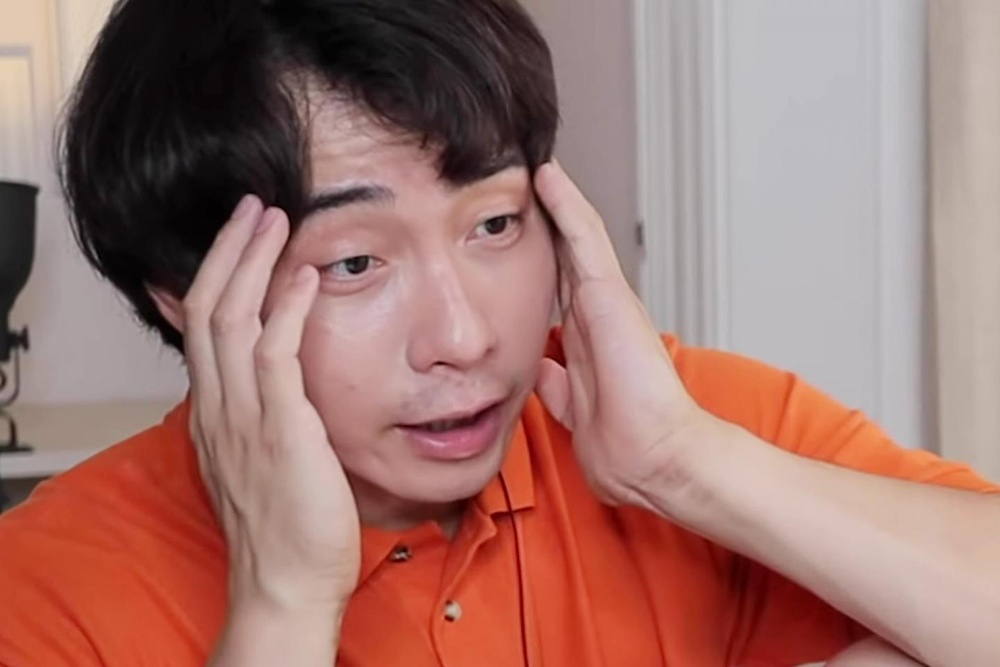
#> input picture hw1/Hw1_Q36081575_顏領呈_V1/Uncle_Roger.jpg, 1000 x 667 px, shrunk from 1440 x 960 before the run
$ python Hw1_01.py
#> lines starting #> are read from the running program, lines starting #| are printed output that depends on the picture
import numpy as np
import pandas as pd
import matplotlib.pyplot as plt
from mpl_toolkits.mplot3d import Axes3D
from matplotlib import cm
from matplotlib import colors
import cv2
import argparse
print("\n")

'''
Q1
'''
print("--------Q1's Answer--------")
#Q1.1
print("Q1.1-Load Image File Answer: ")
print("Show the height and width of the image in console mode.")
img = cv2.imread("Uncle_Roger.jpg")
#> img is the input picture: shape (667, 1000, 3); mean B, G, R 110.4, 117.2, 158.9
cv2.imshow("My image", img)
height, width = img.shape[:2]
#> height = 667; width = 1000
print("height =", height, "width =", width)
#| height = 667 width = 1000
cv2.waitKey(0)
cv2.destroyAllWindows()

#Q1.2
print("Q1.2-Color Separation Answer: ")
print("One by one to show result images.")
img = cv2.imread("Flower.jpg")
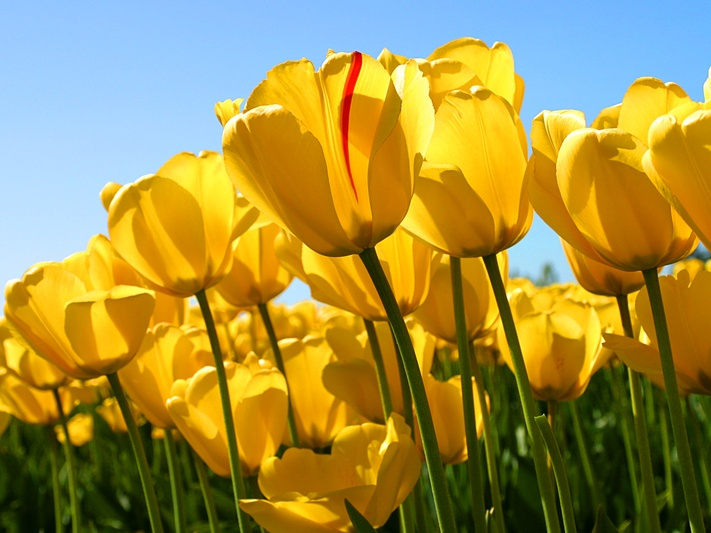
#> input picture hw1/Hw1_Q36081575_顏領呈_V1/Flower.jpg, 711 x 533 px, shrunk from 1024 x 768 before the run
#> img is the input picture: shape (533, 711, 3); mean B, G, R 67.6, 143.3, 161.1
img_rgb = cv2.cvtColor(img, cv2.COLOR_BGR2RGB)
blue = img_rgb.copy()
blue[:, :, 1] = 0
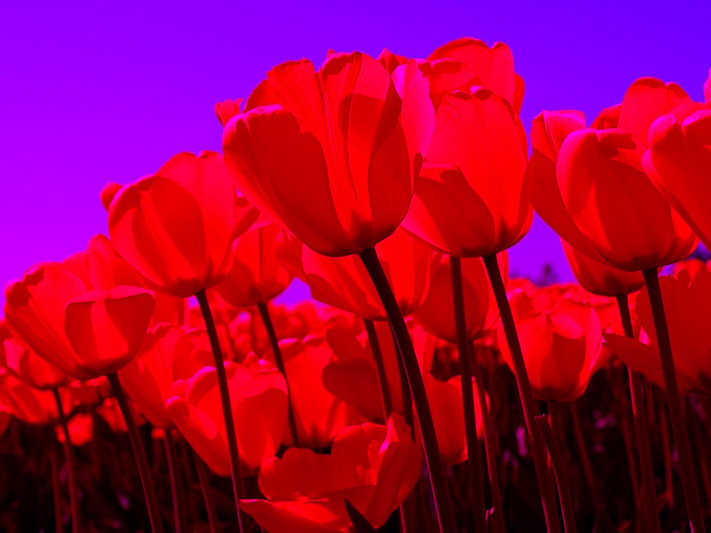
#> blue: shape (533, 711, 3); mean R, G, B 161.1, 0, 67.6
blue[:, :, 2] = 0
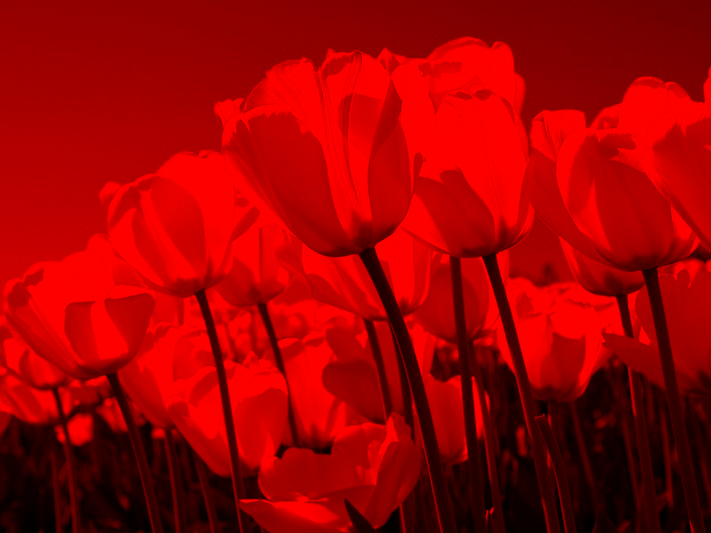
#> blue: shape (533, 711, 3); mean R, G, B 161.1, 0, 0
cv2.imshow("My image", blue)
cv2.waitKey(0)
cv2.destroyAllWindows()
green = img_rgb.copy()
green[:, :, 0] = 0
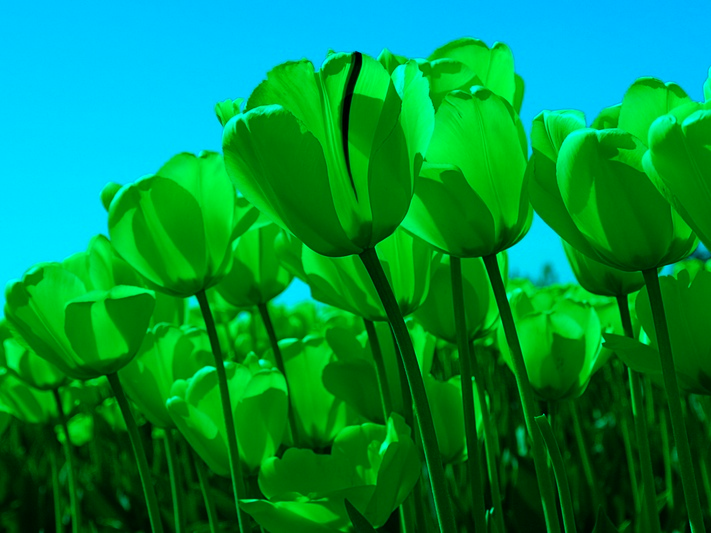
#> green: shape (533, 711, 3); mean R, G, B 0, 143.3, 67.6
green[:, :, 2] = 0
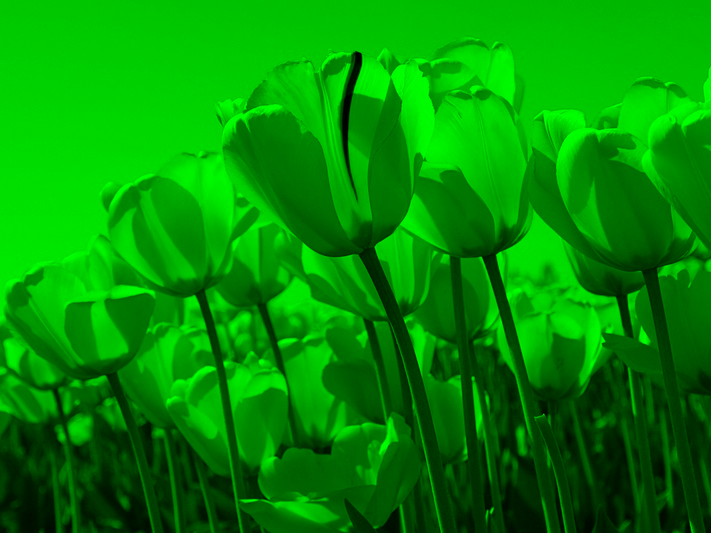
#> green: shape (533, 711, 3); mean R, G, B 0, 143.3, 0
cv2.imshow("My image", green)
cv2.waitKey(0)
cv2.destroyAllWindows()
red = img_rgb.copy()
red[:, :, 0] = 0
red[:, :, 1] = 0
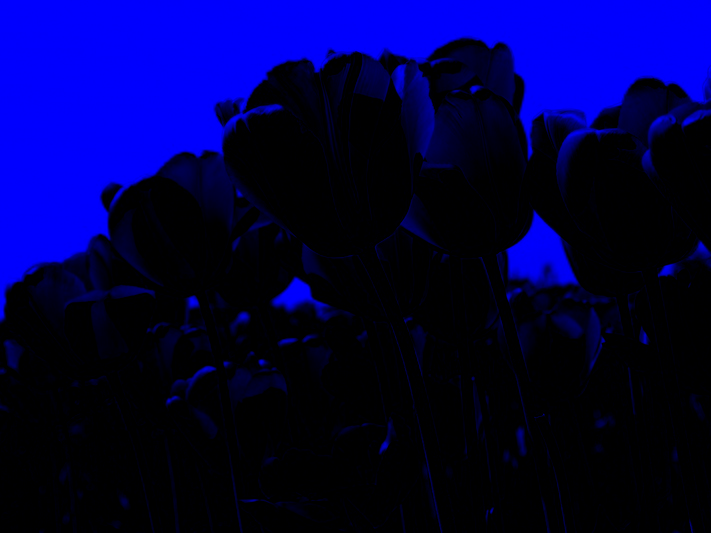
#> red: shape (533, 711, 3); mean R, G, B 0, 0, 67.6
cv2.imshow("My image", red)
cv2.waitKey(0)
cv2.destroyAllWindows()

#Q1.3
print("Q1.3-Image Flipping Answer: ")
print("Flip the image and open a new window to show the result.")
img = cv2.imread("Uncle_Roger.jpg")
flippedImg = cv2.flip(img, 1)
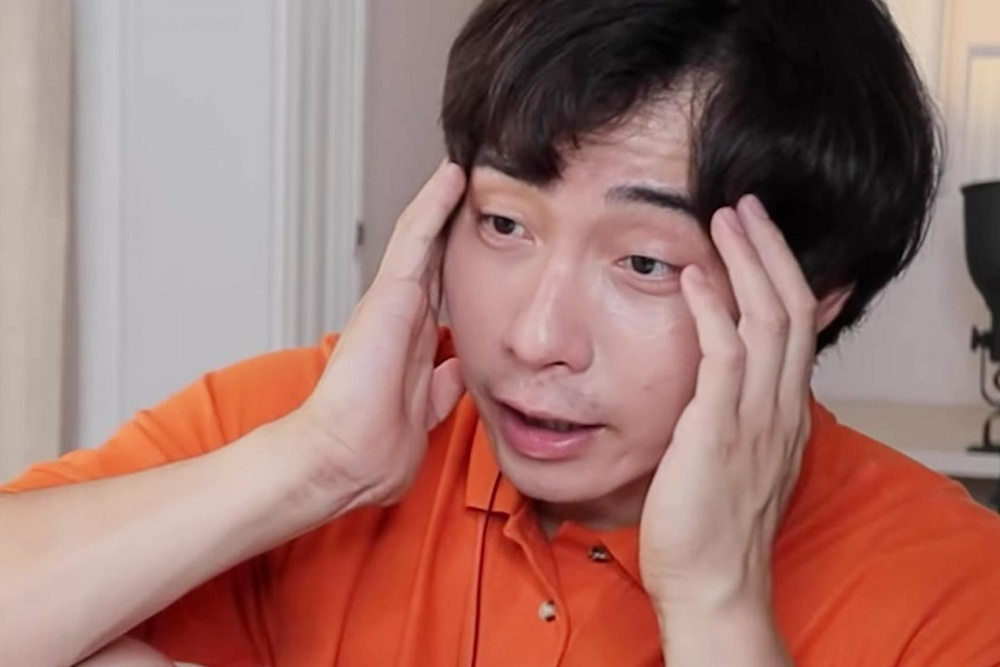
#> flippedImg: shape (667, 1000, 3); mean B, G, R 110.4, 117.2, 158.9
cv2.imshow("My image", flippedImg)
cv2.waitKey(0)

#Q1.4
print("Q1.4-Blending Answer: ")
print("Use Trackbar to change the weights and show the result in the new window.")
img1 = cv2.imread("Uncle_Roger.jpg")
img2 = cv2.flip(img1, 1)
cv2.imwrite('filpUncle.jpg', img2)
alpha_slider_max = 100
title_window = 'Linear Blend'
def on_trackbar(val):
    alpha = val / alpha_slider_max
    beta = (1.0 - alpha)
    dst = cv2.addWeighted(src1, alpha, src2, beta, 0.0)
    cv2.imshow(title_window, dst)
parser = argparse.ArgumentParser(description='Code for Adding a Trackbar to our applications tutorial.')
parser.add_argument('--input1', help='Path to the first input image.', default='Uncle_Roger.jpg')
parser.add_argument('--input2', help='Path to the second input image.', default='filpUncle.jpg')
args = parser.parse_args()
src1 = cv2.imread(cv2.samples.findFile(args.input1))
src2 = cv2.imread(cv2.samples.findFile(args.input2))
if src1 is None:
    print('Could not open or find the image: ', args.input1)
    exit(0)
if src2 is None:
    print('Could not open or find the image: ', args.input2)
    exit(0)
cv2.namedWindow(title_window)
trackbar_name = 'Alpha x %d' % alpha_slider_max
cv2.createTrackbar(trackbar_name, title_window , 0, alpha_slider_max, on_trackbar)
on_trackbar(0)
cv2.waitKey()
